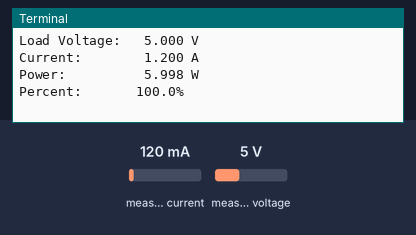
A program run on a simulated Raspberry Pi (BCM pin numbers). On the bench: the last lines printed to the terminal. Inputs (shaded band) come from the test bench; at power-on: measured current 120 mA, measured voltage 5 V.

Above: at 1.2 s.
1.3 s: measured current set to 500 mA
At 3.4 s:
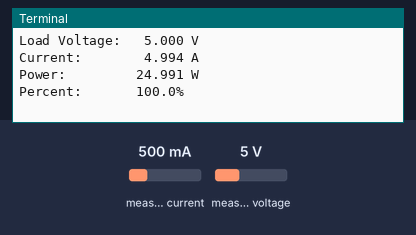
4.6 s: measured voltage set to 11.2 V
At 6.8 s:
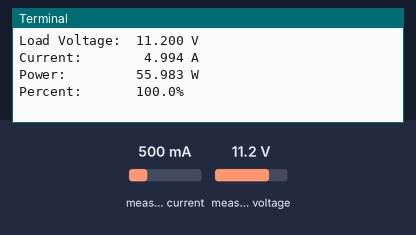
7.5 s: measured current set to 40 mA
At 8.5 s:
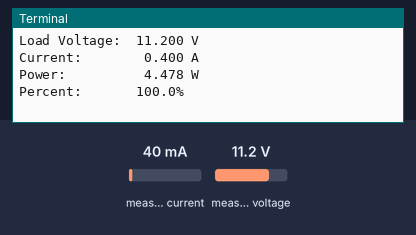
Timing chart, 0 to 10.5 s (numbered marks = the images above; inputs shaded):
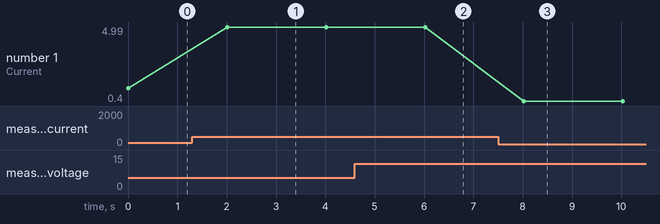

Measured:
- after the input at 1.3 s, the terminal: prints a new line after 0.71 s (image 1)
- after the input at 4.6 s, the terminal: prints a new line after 1.4 s (image 2)
- after the input at 7.5 s, the terminal: prints a new line after 0.53 s (image 3)
- plotted number 1: 1.2 → 4.99 after the input at 1.3 s, 4.99 → 0.4 after the input at 7.5 s

The program:

INA219.py
```python
# INA219.py

import smbus
import time

# Config Register (R/W)
_REG_CONFIG                 = 0x00
# SHUNT VOLTAGE REGISTER (R)
_REG_SHUNTVOLTAGE           = 0x01

# BUS VOLTAGE REGISTER (R)
_REG_BUSVOLTAGE             = 0x02

# POWER REGISTER (R)
_REG_POWER                  = 0x03

# CURRENT REGISTER (R)
_REG_CURRENT                = 0x04

# CALIBRATION REGISTER (R/W)
_REG_CALIBRATION            = 0x05

class BusVoltageRange:
    """Constants for ``bus_voltage_range``"""
    RANGE_16V               = 0x00      # set bus voltage range to 16V
    RANGE_32V               = 0x01      # set bus voltage range to 32V (default)

class Gain:
    """Constants for ``gain``"""
    DIV_1_40MV              = 0x00      # shunt prog. gain set to  1, 40 mV range
    DIV_2_80MV              = 0x01      # shunt prog. gain set to /2, 80 mV range
    DIV_4_160MV             = 0x02      # shunt prog. gain set to /4, 160 mV range
    DIV_8_320MV             = 0x03      # shunt prog. gain set to /8, 320 mV range

class ADCResolution:
    """Constants for ``bus_adc_resolution`` or ``shunt_adc_resolution``"""
    ADCRES_9BIT_1S          = 0x00      #  9bit,   1 sample,     84us
    ADCRES_10BIT_1S         = 0x01      # 10bit,   1 sample,    148us
    ADCRES_11BIT_1S         = 0x02      # 11 bit,  1 sample,    276us
    ADCRES_12BIT_1S         = 0x03      # 12 bit,  1 sample,    532us
    ADCRES_12BIT_2S         = 0x09      # 12 bit,  2 samples,  1.06ms
    ADCRES_12BIT_4S         = 0x0A      # 12 bit,  4 samples,  2.13ms
    ADCRES_12BIT_8S         = 0x0B      # 12bit,   8 samples,  4.26ms
    ADCRES_12BIT_16S        = 0x0C      # 12bit,  16 samples,  8.51ms
    ADCRES_12BIT_32S        = 0x0D      # 12bit,  32 samples, 17.02ms
    ADCRES_12BIT_64S        = 0x0E      # 12bit,  64 samples, 34.05ms
    ADCRES_12BIT_128S       = 0x0F      # 12bit, 128 samples, 68.10ms

class Mode:
    """Constants for ``mode``"""
    POWERDOW                = 0x00      # power down
    SVOLT_TRIGGERED         = 0x01      # shunt voltage triggered
    BVOLT_TRIGGERED         = 0x02      # bus voltage triggered
    SANDBVOLT_TRIGGERED     = 0x03      # shunt and bus voltage triggered
    ADCOFF                  = 0x04      # ADC off
    SVOLT_CONTINUOUS        = 0x05      # shunt voltage continuous
    BVOLT_CONTINUOUS        = 0x06      # bus voltage continuous
    SANDBVOLT_CONTINUOUS    = 0x07      # shunt and bus voltage continuous


class INA219:
    def __init__(self, i2c_bus=1, addr=0x40):
        self.bus = smbus.SMBus(i2c_bus);
        self.addr = addr

        # Set chip to known config values to start
        self._cal_value = 0
        self._current_lsb = 0
        self._power_lsb = 0
        self.set_calibration_16V_5A()

    def read(self,address):
        data = self.bus.read_i2c_block_data(self.addr, address, 2)
        return ((data[0] * 256 ) + data[1])

    def write(self,address,data):
        temp = [0,0]
        temp[1] = data & 0xFF
        temp[0] =(data & 0xFF00) >> 8
        self.bus.write_i2c_block_data(self.addr,address,temp)

    def set_calibration_16V_5A(self):
        """Configures to INA219 to be able to measure up to 16V and 5A of current. Counter
           overflow occurs at 16A.
           ..note :: These calculations assume a 0.01 shunt ohm resistor is present
        """
        # By default we use a pretty huge range for the input voltage,
        # which probably isn't the most appropriate choice for system
        # that don't use a lot of power.  But all of the calculations
        # are shown below if you want to change the settings.  You will
        # also need to change any relevant register settings, such as
        # setting the VBUS_MAX to 16V instead of 32V, etc.

        # VBUS_MAX = 16V             (Assumes 16V, can also be set to 32V)
        # VSHUNT_MAX = 0.08          (Assumes Gain 2, 80mV, can also be 0.32, 0.16, 0.04)
        # RSHUNT = 0.01               (Resistor value in ohms)

        # 1. Determine max possible current
        # MaxPossible_I = VSHUNT_MAX / RSHUNT
        # MaxPossible_I = 8.0A

        # 2. Determine max expected current
        # MaxExpected_I = 5.0A

        # 3. Calculate possible range of LSBs (Min = 15-bit, Max = 12-bit)
        # MinimumLSB = MaxExpected_I/32767
        # MinimumLSB = 0.0001529              (61uA per bit)
        # MaximumLSB = MaxExpected_I/4096
        # MaximumLSB = 0,0012207              (488uA per bit)

        # 4. Choose an LSB between the min and max values
        #    (Preferrably a roundish number close to MinLSB)
        # CurrentLSB = 0.00016 (uA per bit)
        self._current_lsb = 0.1524  # Current LSB = 100uA per bit

        # 5. Compute the calibration register
        # Cal = trunc (0.04096 / (Current_LSB * RSHUNT))
        # Cal = 13434 (0x347a)

        self._cal_value = 26868

        # 6. Calculate the power LSB
        # PowerLSB = 20 * CurrentLSB
        # PowerLSB = 0.002 (2mW per bit)
        self._power_lsb = 0.003048  # Power LSB = 2mW per bit

        # 7. Compute the maximum current and shunt voltage values before overflow
        #
        # Max_Current = Current_LSB * 32767
        # Max_Current = 3.2767A before overflow
        #
        # If Max_Current > Max_Possible_I then
        #    Max_Current_Before_Overflow = MaxPossible_I
        # Else
        #    Max_Current_Before_Overflow = Max_Current
        # End If
        #
        # Max_ShuntVoltage = Max_Current_Before_Overflow * RSHUNT
        # Max_ShuntVoltage = 0.32V
        #
        # If Max_ShuntVoltage >= VSHUNT_MAX
        #    Max_ShuntVoltage_Before_Overflow = VSHUNT_MAX
        # Else
        #    Max_ShuntVoltage_Before_Overflow = Max_ShuntVoltage
        # End If

        # 8. Compute the Maximum Power
        # MaximumPower = Max_Current_Before_Overflow * VBUS_MAX
        # MaximumPower = 3.2 * 32V
        # MaximumPower = 102.4W

        # Set Calibration register to 'Cal' calculated above
        self.write(_REG_CALIBRATION,self._cal_value)

        # Set Config register to take into account the settings above
        self.bus_voltage_range = BusVoltageRange.RANGE_16V
        self.gain = Gain.DIV_2_80MV
        self.bus_adc_resolution = ADCResolution.ADCRES_12BIT_32S
        self.shunt_adc_resolution = ADCResolution.ADCRES_12BIT_32S
        self.mode = Mode.SANDBVOLT_CONTINUOUS
        self.config = self.bus_voltage_range << 13 | \
                      self.gain << 11 | \
                      self.bus_adc_resolution << 7 | \
                      self.shunt_adc_resolution << 3 | \
                      self.mode
        self.write(_REG_CONFIG,self.config)

    def getShuntVoltage_mV(self):
        self.write(_REG_CALIBRATION,self._cal_value)
        value = self.read(_REG_SHUNTVOLTAGE)
        if value > 32767:
            value -= 65535
        return value * 0.01

    def getBusVoltage_V(self):
        self.write(_REG_CALIBRATION,self._cal_value)
        self.read(_REG_BUSVOLTAGE)
        return (self.read(_REG_BUSVOLTAGE) >> 3) * 0.004

    def getCurrent_mA(self):
        value = self.read(_REG_CURRENT)
        if value > 32767:
            value -= 65535
        return value * self._current_lsb

    def getPower_W(self):
        self.write(_REG_CALIBRATION,self._cal_value)
        value = self.read(_REG_POWER)
        if value > 32767:
            value -= 65535
        return value * self._power_lsb

if __name__=='__main__':

    # Create an INA219 instance.
    ina219 = INA219(addr=0x43)
    while True:
        bus_voltage = ina219.getBusVoltage_V()             # voltage on V- (load side)
        shunt_voltage = ina219.getShuntVoltage_mV() / 1000 # voltage between V+ and V- across the shunt
        current = ina219.getCurrent_mA()                   # current in mA
        power = ina219.getPower_W()                        # power in W
        p = (bus_voltage - 3)/1.2*100
        if(p > 100):p = 100
        if(p < 0):p = 0

        # INA219 measure bus voltage on the load side. So PSU voltage = bus_voltage + shunt_voltage
        #print("PSU Voltage:   {:6.3f} V".format(bus_voltage + shunt_voltage))
        #print("Shunt Voltage: {:9.6f} V".format(shunt_voltage))
        print("Load Voltage:  {:6.3f} V".format(bus_voltage))
        print("Current:       {:6.3f} A".format(current/1000))
        print("Power:         {:6.3f} W".format(power))
        print("Percent:       {:3.1f}%".format(p))
        print("")

        time.sleep(2)
```
